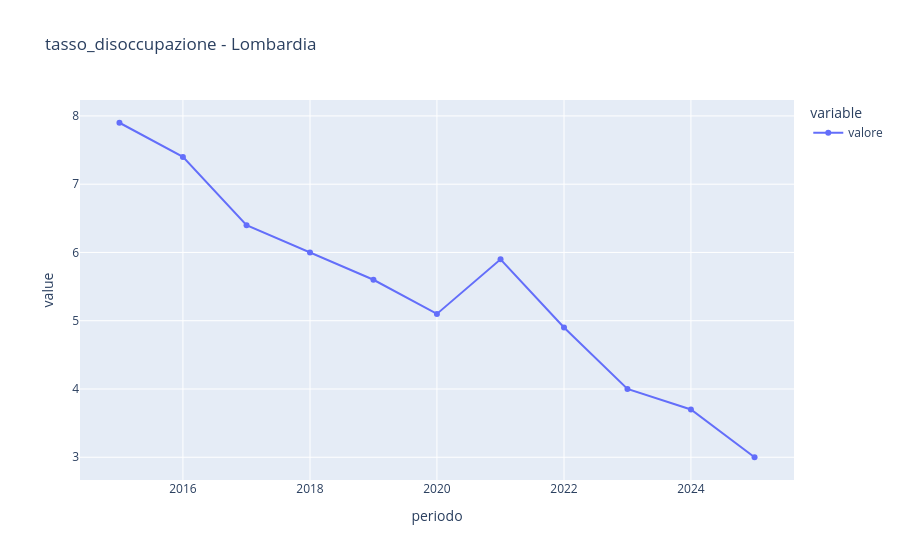

The cell this chart's notebook holds for it:
### Markdown cell above
## Selezione serie storica

Cambia `INDICATORE` e `TERRITORIO` per esplorare altre combinazioni (usa `df['indicatore'].unique()` / `df['territorio'].unique()` per vedere le opzioni disponibili — con il canale Eurostat sono le 20 regioni, non c'è una riga 'Italia' nazionale).

### Code cell
INDICATORE = 'tasso_disoccupazione'
TERRITORIO = 'Lombardia'
SESSO = 'T'
CLASSE_ETA = df[df['indicatore'] == INDICATORE]['classe_eta'].iloc[0]

serie = (
    df[(df['indicatore'] == INDICATORE) & (df['territorio'] == TERRITORIO)
       & (df['sesso'] == SESSO) & (df['classe_eta'] == CLASSE_ETA)]
    .sort_values('periodo')
    .set_index('periodo')['valore']
)
serie.index = pd.to_datetime(serie.index.astype(str), format='%Y')
serie = serie.asfreq('YS')
px.line(serie, title=f'{INDICATORE} - {TERRITORIO}', markers=True)

### Figure 1 — Plotly figure (JSON) as saved in the notebook; plotly's stock layout.template omitted (floating-point values rounded to 4 significant figures)
{"data": [{"hovertemplate": "variable=valore<br>periodo=%{x}<br>value=%{y}<extra></extra>", "legendgroup": "valore", "line": {"color": "#636efa", "dash": "solid"}, "marker": {"symbol": "circle"}, "mode": "lines+markers", "name": "valore", "orientation": "v", "showlegend": true, "type": "scatter", "x": ["2015-01-01T00:00:00.000000", "2016-01-01T00:00:00.000000", "2017-01-01T00:00:00.000000", "2018-01-01T00:00:00.000000", "2019-01-01T00:00:00.000000", "2020-01-01T00:00:00.000000", "2021-01-01T00:00:00.000000", "2022-01-01T00:00:00.000000", "2023-01-01T00:00:00.000000", "2024-01-01T00:00:00.000000", "2025-01-01T00:00:00.000000"], "xaxis": "x", "y": [7.9, 7.4, 6.4, 6.0, 5.6, 5.1, 5.9, 4.9, 4.0, 3.7, 3.0], "yaxis": "y"}], "layout": {"legend": {"title": {"text": "variable"}, "tracegroupgap": 0}, "title": {"text": "tasso_disoccupazione - Lombardia"}, "xaxis": {"anchor": "y", "domain": [0.0, 1.0], "title": {"text": "periodo"}}, "yaxis": {"anchor": "x", "domain": [0.0, 1.0], "title": {"text": "value"}}}}
